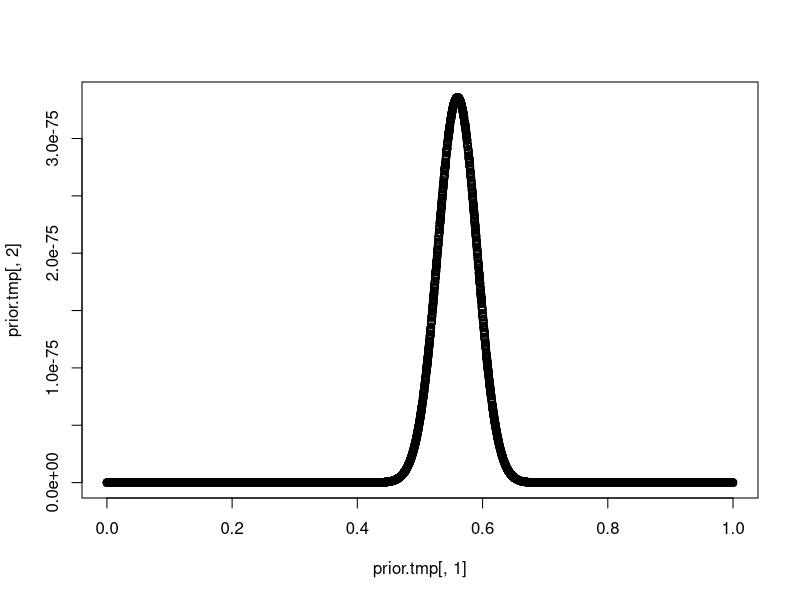

Recreate this plot in R.

# does die10 show a bigger value than die6?

rm(list=ls())
die6<- c(1:6, rep(1/6,6))
die10<-c(1:10,rep(1/10,10))
dim(die6)<-c(6,2)
dim(die10)<-c(10,2)

res<-rep(NA,120)
dim(res)<-c(6,10,2)

test<-rep(NA,60)
dim(test)<-c(6,10)

for (i in 1:6){
  for (j in 1:10){
    res[i,j,1]<-die6[i,2]*die10[j,2]
    res[i,j,2]<-die10[j,1]>die6[i,1]
  }
}

a<-sum(res[,,1][res[,,2]==1])
a
#a is then the prob that the die shows a larger value on die 10 than die 6 = 0.65


#The fair coin? It was flipped 250 times and 140 were heads and 110 were tails

rm(list=ls())
data<-c(rep(1,140), rep(0,110))
prior.tmp<-rep(NA,30000)
dim(prior.tmp)<-c(10000,3)
prior.tmp[,1]<-runif(10000)
prior.tmp[,2]<-1

for (i in 1:length(data)){
  prior.tmp[,2]<-abs((1-data[i])-prior.tmp[,1])*prior.tmp[,2]
  }
plot(prior.tmp[,1], prior.tmp[,2])
